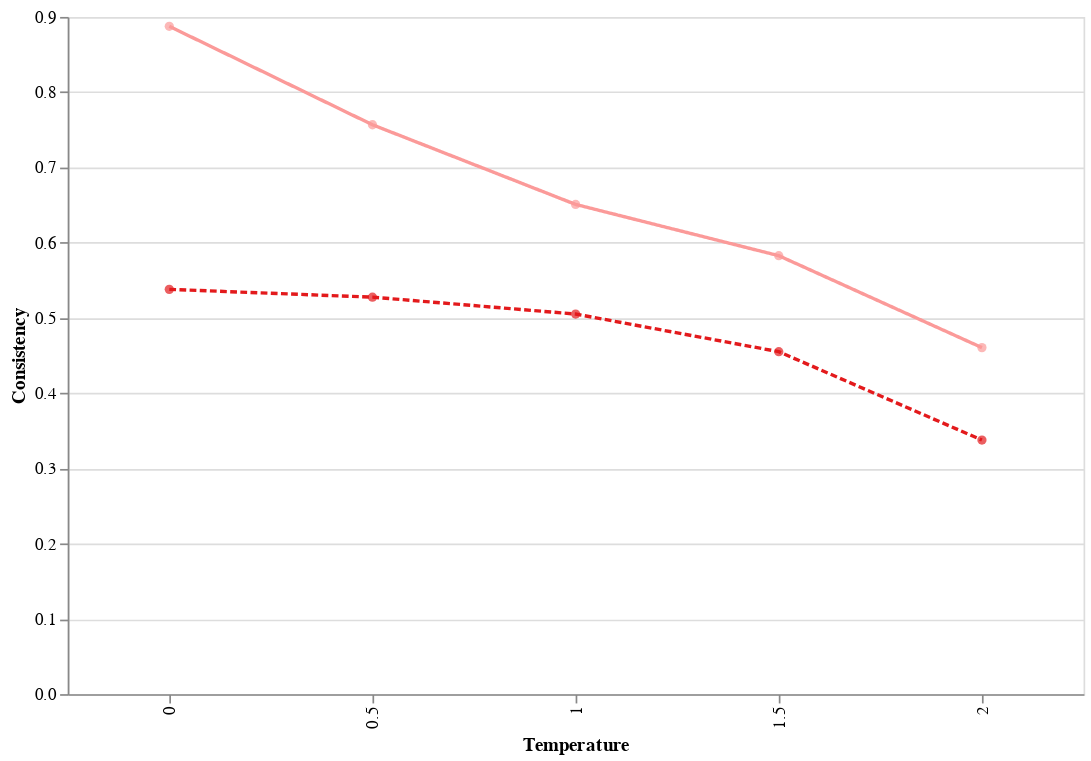

Notebook code cell kept with this figure:
### Code cell
average_scores = df.groupby(['temperature', 'dataset'])['avg_score'].mean().reset_index()

# Line chart
dot_chart = alt.Chart(average_scores).mark_point(filled=True).encode(
    x=alt.X('temperature:O', title='Temperature'),
    y=alt.Y('avg_score:Q', title='Consistency'),
    color=alt.Color('dataset:N', title='Dataset', legend=None, scale=alt.Scale(range=['#fb9a99','#e31a1c'])),
    # strokeDash=alt.StrokeDash('dataset', legend=None),
    tooltip=['temperature:O', 'dataset:N', 'avg_score:Q']
)
line_chart = alt.Chart(average_scores).mark_line().encode(
    x=alt.X('temperature:O', title='Temperature'),
    y=alt.Y('avg_score:Q', title='Consistency'),
    color=alt.Color('dataset:N', title='Dataset', scale=alt.Scale(range=['#fb9a99','#e31a1c'])),
    strokeDash=alt.StrokeDash('dataset', legend=alt.Legend(title='Dataset')),
    tooltip=['temperature:O', 'dataset:N', 'avg_score:Q']
)

chart = (line_chart + dot_chart).properties(
    width=600,  # Chart width
    height=400  # Chart height
)

chart

### Figure 1 — Vega-Lite specification as saved in the notebook (floating-point values rounded to 4 significant figures)
{"config": {"view": {"continuousWidth": 300, "continuousHeight": 300}}, "layer": [{"mark": {"type": "line"}, "encoding": {"color": {"field": "dataset", "scale": {"range": ["#fb9a99", "#e31a1c"]}, "title": "Dataset", "type": "nominal"}, "strokeDash": {"field": "dataset", "legend": {"title": "Dataset"}, "sort": ["Duplicates", "Variants"], "type": "ordinal"}, "tooltip": [{"field": "temperature", "type": "ordinal"}, {"field": "dataset", "type": "nominal"}, {"field": "avg_score", "type": "quantitative"}], "x": {"field": "temperature", "title": "Temperature", "type": "ordinal"}, "y": {"field": "avg_score", "title": "Consistency", "type": "quantitative"}}}, {"mark": {"type": "point", "filled": true}, "encoding": {"color": {"field": "dataset", "legend": null, "scale": {"range": ["#fb9a99", "#e31a1c"]}, "title": "Dataset", "type": "nominal"}, "tooltip": [{"field": "temperature", "type": "ordinal"}, {"field": "dataset", "type": "nominal"}, {"field": "avg_score", "type": "quantitative"}], "x": {"field": "temperature", "title": "Temperature", "type": "ordinal"}, "y": {"field": "avg_score", "title": "Consistency", "type": "quantitative"}}}], "data": {"name": "data-54a9b532dc2f0b7bd3775436e559bc0b"}, "height": 400, "width": 600, "$schema": "https://vega.github.io/schema/vega-lite/v5.20.1.json", "datasets": {"data-54a9b532dc2f0b7bd3775436e559bc0b": [{"temperature": 0.0, "dataset": "Duplicates", "avg_score": 0.8875}, {"temperature": 0.0, "dataset": "Variants", "avg_score": 0.5379}, {"temperature": 0.5, "dataset": "Duplicates", "avg_score": 0.7567}, {"temperature": 0.5, "dataset": "Variants", "avg_score": 0.5276}, {"temperature": 1.0, "dataset": "Duplicates", "avg_score": 0.6508}, {"temperature": 1.0, "dataset": "Variants", "avg_score": 0.5051}, {"temperature": 1.5, "dataset": "Duplicates", "avg_score": 0.5827}, {"temperature": 1.5, "dataset": "Variants", "avg_score": 0.4551}, {"temperature": 2.0, "dataset": "Duplicates", "avg_score": 0.4605}, {"temperature": 2.0, "dataset": "Variants", "avg_score": 0.3376}]}}
